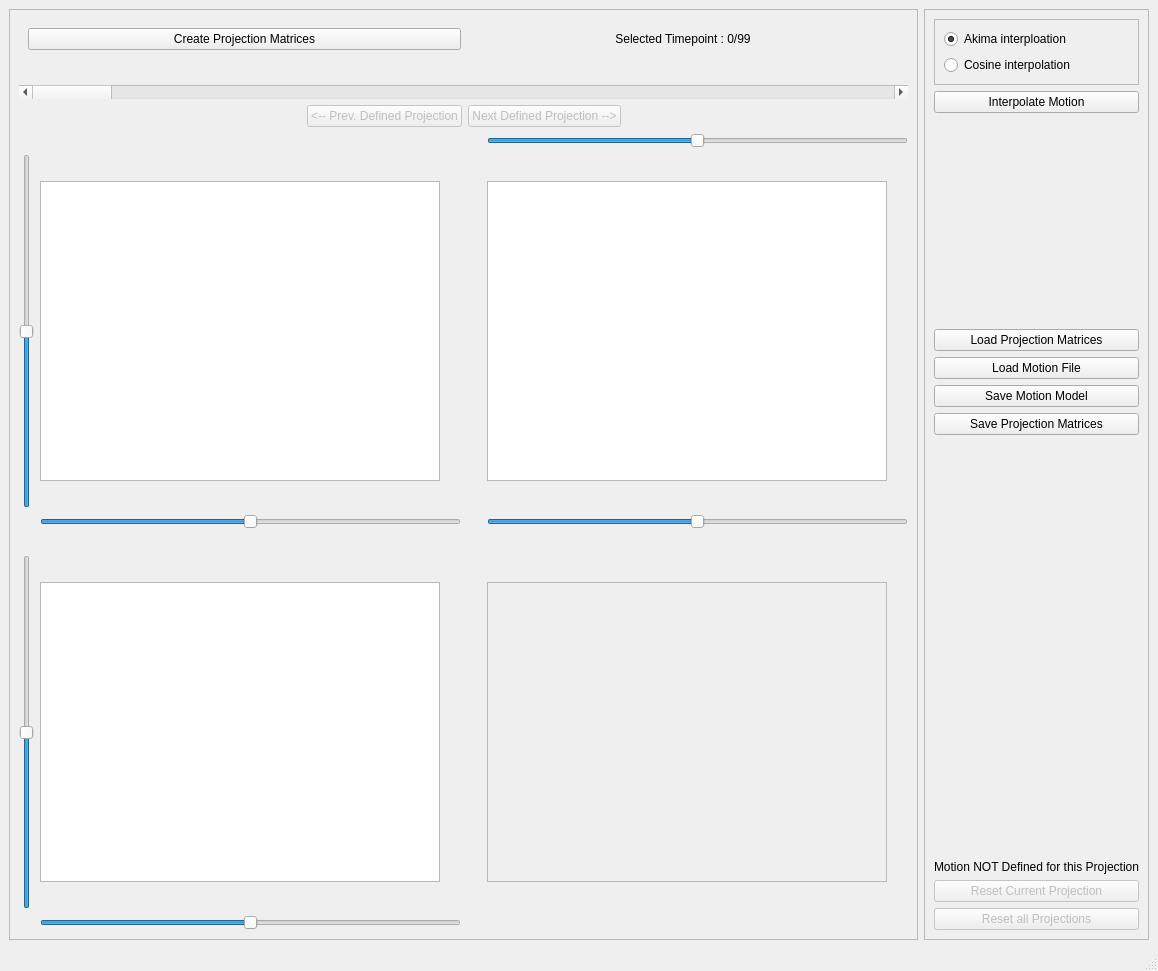
<?xml version="1.0" encoding="UTF-8"?>
<ui version="4.0">
 <class>MotionCreator</class>
 <widget class="QMainWindow" name="MotionCreator">
  <property name="geometry">
   <rect>
    <x>0</x>
    <y>0</y>
    <width>1158</width>
    <height>971</height>
   </rect>
  </property>
  <property name="windowTitle">
   <string>Motion Creator</string>
  </property>
  <widget class="QWidget" name="centralwidget">
   <layout class="QHBoxLayout" name="horizontalLayout_5">
    <item>
     <widget class="QFrame" name="frame">
      <property name="sizePolicy">
       <sizepolicy hsizetype="Minimum" vsizetype="Preferred">
        <horstretch>0</horstretch>
        <verstretch>0</verstretch>
       </sizepolicy>
      </property>
      <property name="frameShape">
       <enum>QFrame::StyledPanel</enum>
      </property>
      <property name="frameShadow">
       <enum>QFrame::Raised</enum>
      </property>
      <layout class="QVBoxLayout" name="verticalLayout_2">
       <item>
        <layout class="QHBoxLayout" name="horizontalLayout_2">
         <item>
          <widget class="QWidget" name="widget" native="true">
           <layout class="QGridLayout" name="gridLayout_2">
            <item row="0" column="0">
             <widget class="QPushButton" name="bt_createPM">
              <property name="text">
               <string>Create Projection Matrices</string>
              </property>
             </widget>
            </item>
            <item row="1" column="8">
             <spacer name="horizontalSpacer_6">
              <property name="orientation">
               <enum>Qt::Horizontal</enum>
              </property>
              <property name="sizeHint" stdset="0">
               <size>
                <width>40</width>
                <height>20</height>
               </size>
              </property>
             </spacer>
            </item>
            <item row="1" column="0">
             <spacer name="horizontalSpacer_4">
              <property name="orientation">
               <enum>Qt::Horizontal</enum>
              </property>
              <property name="sizeHint" stdset="0">
               <size>
                <width>40</width>
                <height>20</height>
               </size>
              </property>
             </spacer>
            </item>
            <item row="0" column="8">
             <widget class="QLabel" name="lb_Time_ScrollBar">
              <property name="text">
               <string>Selected Timepoint : 0/99</string>
              </property>
              <property name="alignment">
               <set>Qt::AlignCenter</set>
              </property>
             </widget>
            </item>
           </layout>
          </widget>
         </item>
        </layout>
       </item>
       <item>
        <widget class="QScrollBar" name="sb_time_cursor">
         <property name="cursor">
          <cursorShape>PointingHandCursor</cursorShape>
         </property>
         <property name="orientation">
          <enum>Qt::Horizontal</enum>
         </property>
        </widget>
       </item>
       <item>
        <layout class="QHBoxLayout" name="horizontalLayout_4">
         <item>
          <spacer name="horizontalSpacer_12">
           <property name="orientation">
            <enum>Qt::Horizontal</enum>
           </property>
           <property name="sizeHint" stdset="0">
            <size>
             <width>40</width>
             <height>20</height>
            </size>
           </property>
          </spacer>
         </item>
         <item>
          <widget class="QPushButton" name="bt_prev_proj">
           <property name="enabled">
            <bool>false</bool>
           </property>
           <property name="text">
            <string>&lt;-- Prev. Defined Projection</string>
           </property>
          </widget>
         </item>
         <item>
          <widget class="QPushButton" name="bt_next_proj">
           <property name="enabled">
            <bool>false</bool>
           </property>
           <property name="text">
            <string>Next Defined Projection --&gt;</string>
           </property>
          </widget>
         </item>
         <item>
          <spacer name="horizontalSpacer_11">
           <property name="orientation">
            <enum>Qt::Horizontal</enum>
           </property>
           <property name="sizeHint" stdset="0">
            <size>
             <width>40</width>
             <height>20</height>
            </size>
           </property>
          </spacer>
         </item>
        </layout>
       </item>
       <item>
        <layout class="QVBoxLayout" name="verticalLayout"/>
       </item>
       <item>
        <layout class="QGridLayout" name="gridLayout">
         <item row="2" column="2">
          <spacer name="verticalSpacer">
           <property name="orientation">
            <enum>Qt::Vertical</enum>
           </property>
           <property name="sizeHint" stdset="0">
            <size>
             <width>20</width>
             <height>40</height>
            </size>
           </property>
          </spacer>
         </item>
         <item row="2" column="1">
          <widget class="QGraphicsView" name="ViewSagittal">
           <property name="minimumSize">
            <size>
             <width>400</width>
             <height>300</height>
            </size>
           </property>
           <property name="maximumSize">
            <size>
             <width>400</width>
             <height>300</height>
            </size>
           </property>
           <property name="cursor" stdset="0">
            <cursorShape>CrossCursor</cursorShape>
           </property>
           <property name="verticalScrollBarPolicy">
            <enum>Qt::ScrollBarAlwaysOff</enum>
           </property>
           <property name="horizontalScrollBarPolicy">
            <enum>Qt::ScrollBarAlwaysOff</enum>
           </property>
          </widget>
         </item>
         <item row="5" column="1">
          <widget class="QSlider" name="RSliderSagittal">
           <property name="cursor">
            <cursorShape>SizeHorCursor</cursorShape>
           </property>
           <property name="minimum">
            <number>-180</number>
           </property>
           <property name="maximum">
            <number>180</number>
           </property>
           <property name="value">
            <number>0</number>
           </property>
           <property name="sliderPosition">
            <number>0</number>
           </property>
           <property name="orientation">
            <enum>Qt::Horizontal</enum>
           </property>
          </widget>
         </item>
         <item row="2" column="0">
          <widget class="QSlider" name="TSliderSagittal">
           <property name="cursor">
            <cursorShape>SizeVerCursor</cursorShape>
           </property>
           <property name="minimum">
            <number>-100</number>
           </property>
           <property name="maximum">
            <number>100</number>
           </property>
           <property name="value">
            <number>0</number>
           </property>
           <property name="orientation">
            <enum>Qt::Vertical</enum>
           </property>
          </widget>
         </item>
         <item row="6" column="1">
          <spacer name="horizontalSpacer">
           <property name="orientation">
            <enum>Qt::Horizontal</enum>
           </property>
           <property name="sizeHint" stdset="0">
            <size>
             <width>40</width>
             <height>20</height>
            </size>
           </property>
          </spacer>
         </item>
         <item row="5" column="3">
          <widget class="QSlider" name="RSliderCoronal">
           <property name="cursor">
            <cursorShape>SizeHorCursor</cursorShape>
           </property>
           <property name="minimum">
            <number>-180</number>
           </property>
           <property name="maximum">
            <number>180</number>
           </property>
           <property name="value">
            <number>0</number>
           </property>
           <property name="orientation">
            <enum>Qt::Horizontal</enum>
           </property>
          </widget>
         </item>
         <item row="7" column="1">
          <widget class="QGraphicsView" name="ViewAxial">
           <property name="minimumSize">
            <size>
             <width>400</width>
             <height>300</height>
            </size>
           </property>
           <property name="maximumSize">
            <size>
             <width>400</width>
             <height>300</height>
            </size>
           </property>
           <property name="cursor" stdset="0">
            <cursorShape>CrossCursor</cursorShape>
           </property>
           <property name="verticalScrollBarPolicy">
            <enum>Qt::ScrollBarAlwaysOff</enum>
           </property>
           <property name="horizontalScrollBarPolicy">
            <enum>Qt::ScrollBarAlwaysOff</enum>
           </property>
          </widget>
         </item>
         <item row="8" column="1">
          <widget class="QSlider" name="RSliderAxial">
           <property name="cursor">
            <cursorShape>SizeHorCursor</cursorShape>
           </property>
           <property name="minimum">
            <number>-180</number>
           </property>
           <property name="maximum">
            <number>180</number>
           </property>
           <property name="orientation">
            <enum>Qt::Horizontal</enum>
           </property>
          </widget>
         </item>
         <item row="2" column="3">
          <widget class="QGraphicsView" name="ViewCoronal">
           <property name="minimumSize">
            <size>
             <width>400</width>
             <height>300</height>
            </size>
           </property>
           <property name="maximumSize">
            <size>
             <width>400</width>
             <height>300</height>
            </size>
           </property>
           <property name="cursor" stdset="0">
            <cursorShape>CrossCursor</cursorShape>
           </property>
           <property name="verticalScrollBarPolicy">
            <enum>Qt::ScrollBarAlwaysOff</enum>
           </property>
           <property name="horizontalScrollBarPolicy">
            <enum>Qt::ScrollBarAlwaysOff</enum>
           </property>
          </widget>
         </item>
         <item row="1" column="3">
          <widget class="QSlider" name="TSliderCoronal">
           <property name="minimum">
            <number>-100</number>
           </property>
           <property name="maximum">
            <number>100</number>
           </property>
           <property name="orientation">
            <enum>Qt::Horizontal</enum>
           </property>
          </widget>
         </item>
         <item row="7" column="0">
          <widget class="QSlider" name="TSliderAxial">
           <property name="cursor">
            <cursorShape>SizeVerCursor</cursorShape>
           </property>
           <property name="minimum">
            <number>-100</number>
           </property>
           <property name="maximum">
            <number>100</number>
           </property>
           <property name="orientation">
            <enum>Qt::Vertical</enum>
           </property>
          </widget>
         </item>
         <item row="7" column="3">
          <widget class="QFrame" name="view3D">
           <property name="minimumSize">
            <size>
             <width>400</width>
             <height>300</height>
            </size>
           </property>
           <property name="maximumSize">
            <size>
             <width>400</width>
             <height>300</height>
            </size>
           </property>
           <property name="frameShape">
            <enum>QFrame::StyledPanel</enum>
           </property>
           <property name="frameShadow">
            <enum>QFrame::Raised</enum>
           </property>
          </widget>
         </item>
        </layout>
       </item>
      </layout>
     </widget>
    </item>
    <item>
     <widget class="QFrame" name="frame_2">
      <property name="sizePolicy">
       <sizepolicy hsizetype="Maximum" vsizetype="Preferred">
        <horstretch>0</horstretch>
        <verstretch>0</verstretch>
       </sizepolicy>
      </property>
      <property name="maximumSize">
       <size>
        <width>301</width>
        <height>10000</height>
       </size>
      </property>
      <property name="frameShape">
       <enum>QFrame::StyledPanel</enum>
      </property>
      <property name="frameShadow">
       <enum>QFrame::Raised</enum>
      </property>
      <layout class="QVBoxLayout" name="verticalLayout_3">
       <item>
        <widget class="QFrame" name="frame_3">
         <property name="frameShape">
          <enum>QFrame::StyledPanel</enum>
         </property>
         <property name="frameShadow">
          <enum>QFrame::Raised</enum>
         </property>
         <layout class="QVBoxLayout" name="verticalLayout_4">
          <item>
           <widget class="QRadioButton" name="cb_akima">
            <property name="text">
             <string>Akima interploation</string>
            </property>
            <property name="checked">
             <bool>true</bool>
            </property>
           </widget>
          </item>
          <item>
           <widget class="QRadioButton" name="cb_cosinus">
            <property name="text">
             <string>Cosine interpolation</string>
            </property>
            <property name="checked">
             <bool>false</bool>
            </property>
           </widget>
          </item>
         </layout>
        </widget>
       </item>
       <item>
        <widget class="QPushButton" name="bt_interpolate_motion">
         <property name="cursor">
          <cursorShape>ArrowCursor</cursorShape>
         </property>
         <property name="text">
          <string>Interpolate Motion</string>
         </property>
        </widget>
       </item>
       <item>
        <spacer name="verticalSpacer_4">
         <property name="orientation">
          <enum>Qt::Vertical</enum>
         </property>
         <property name="sizeHint" stdset="0">
          <size>
           <width>20</width>
           <height>40</height>
          </size>
         </property>
        </spacer>
       </item>
       <item>
        <widget class="QPushButton" name="bt_load_pm">
         <property name="text">
          <string>Load Projection Matrices</string>
         </property>
        </widget>
       </item>
       <item>
        <widget class="QPushButton" name="bt_load_motion_file">
         <property name="text">
          <string>Load Motion File</string>
         </property>
        </widget>
       </item>
       <item>
        <widget class="QPushButton" name="bt_save">
         <property name="cursor">
          <cursorShape>ArrowCursor</cursorShape>
         </property>
         <property name="text">
          <string>Save Motion Model</string>
         </property>
        </widget>
       </item>
       <item>
        <widget class="QPushButton" name="bt_save_pm">
         <property name="text">
          <string>Save Projection Matrices</string>
         </property>
        </widget>
       </item>
       <item>
        <spacer name="verticalSpacer_2">
         <property name="orientation">
          <enum>Qt::Vertical</enum>
         </property>
         <property name="sizeHint" stdset="0">
          <size>
           <width>0</width>
           <height>0</height>
          </size>
         </property>
        </spacer>
       </item>
       <item>
        <spacer name="verticalSpacer_3">
         <property name="orientation">
          <enum>Qt::Vertical</enum>
         </property>
         <property name="sizeHint" stdset="0">
          <size>
           <width>0</width>
           <height>0</height>
          </size>
         </property>
        </spacer>
       </item>
       <item>
        <widget class="QLabel" name="lb_proj_is_used">
         <property name="enabled">
          <bool>true</bool>
         </property>
         <property name="text">
          <string>Motion NOT Defined for this Projection</string>
         </property>
         <property name="alignment">
          <set>Qt::AlignCenter</set>
         </property>
        </widget>
       </item>
       <item>
        <widget class="QPushButton" name="bt_reset_cur_proj">
         <property name="enabled">
          <bool>false</bool>
         </property>
         <property name="text">
          <string>Reset Current Projection</string>
         </property>
        </widget>
       </item>
       <item>
        <widget class="QPushButton" name="bt_reset_all_proj">
         <property name="enabled">
          <bool>false</bool>
         </property>
         <property name="text">
          <string>Reset all Projections</string>
         </property>
        </widget>
       </item>
      </layout>
     </widget>
    </item>
   </layout>
  </widget>
  <widget class="QMenuBar" name="menubar">
   <property name="geometry">
    <rect>
     <x>0</x>
     <y>0</y>
     <width>1158</width>
     <height>26</height>
    </rect>
   </property>
  </widget>
  <widget class="QStatusBar" name="statusbar"/>
 </widget>
 <resources/>
 <connections/>
</ui>
